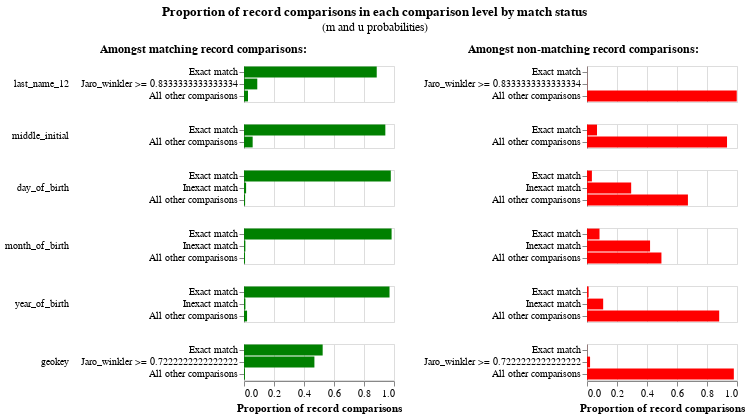

Notebook cell for this chart:
### Code cell
em_session_1.m_u_values_interactive_history_chart()
